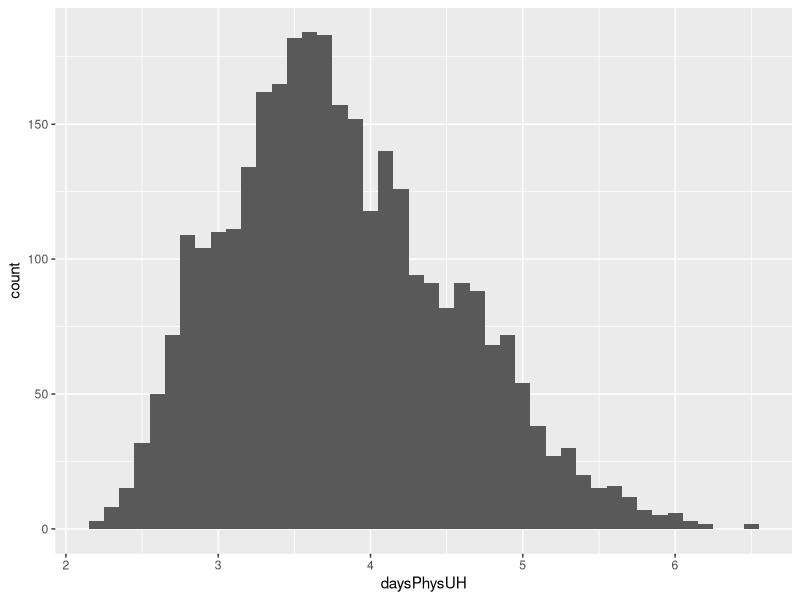
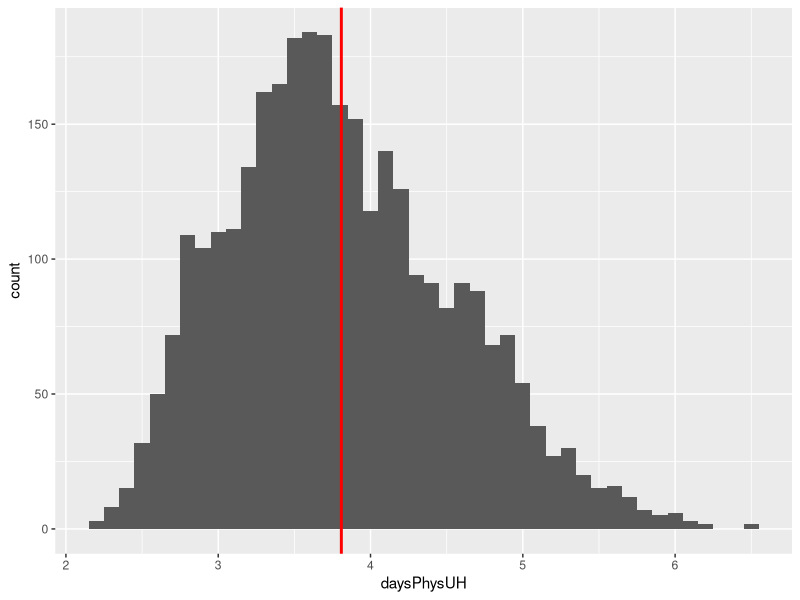
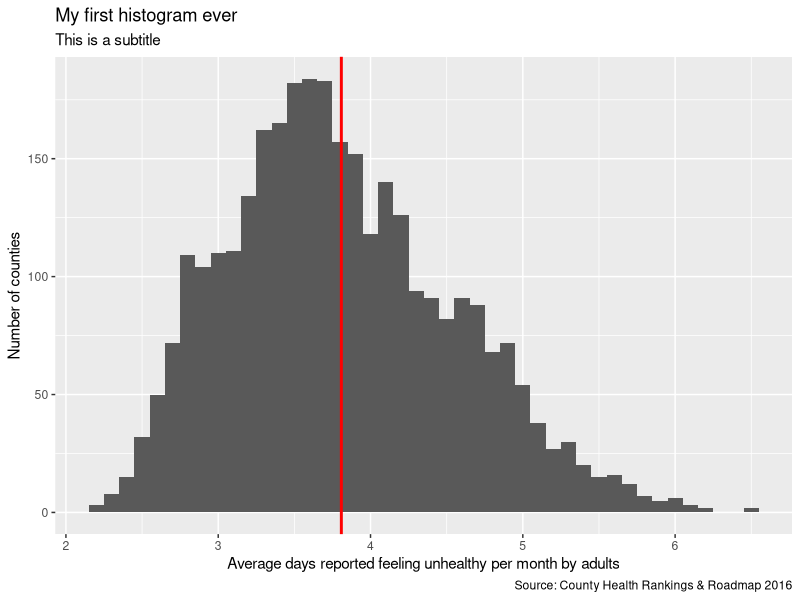
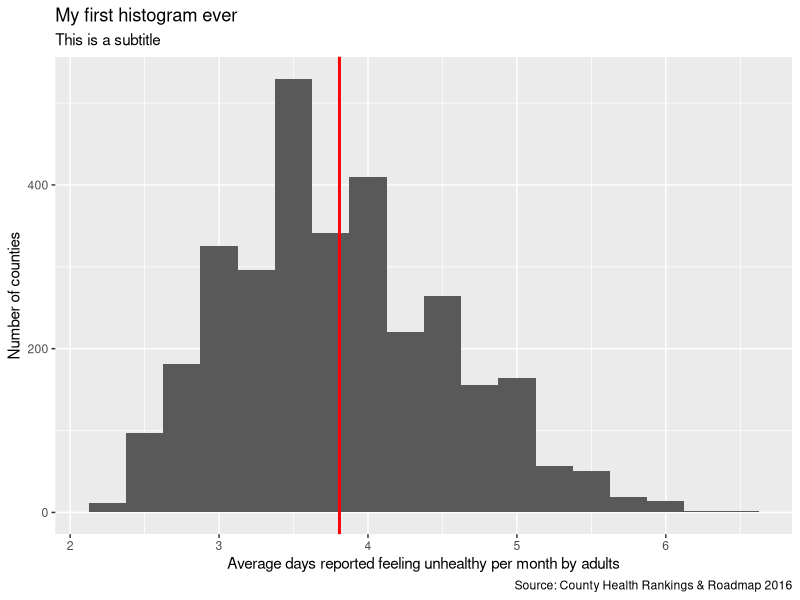
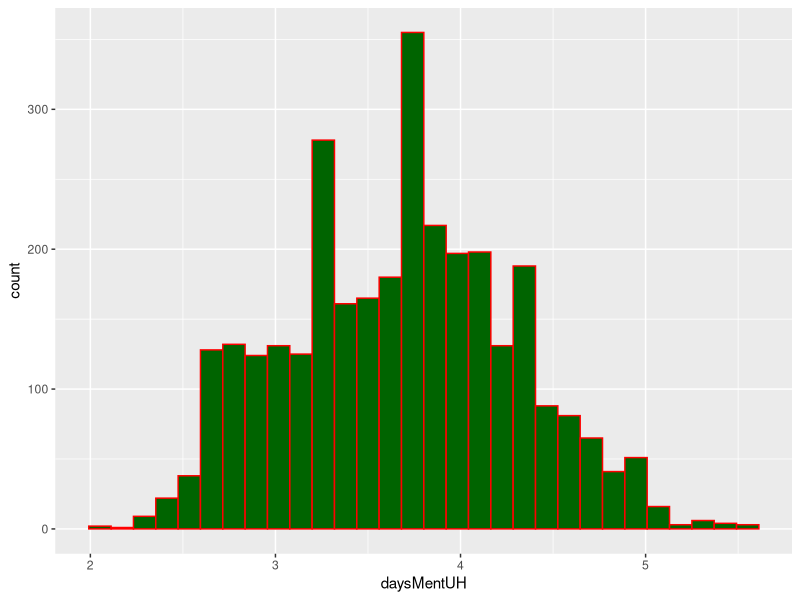
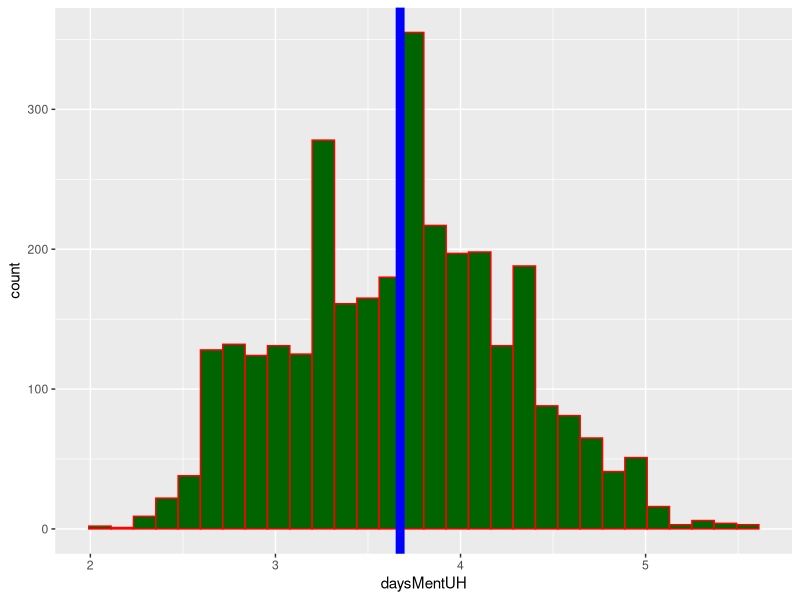
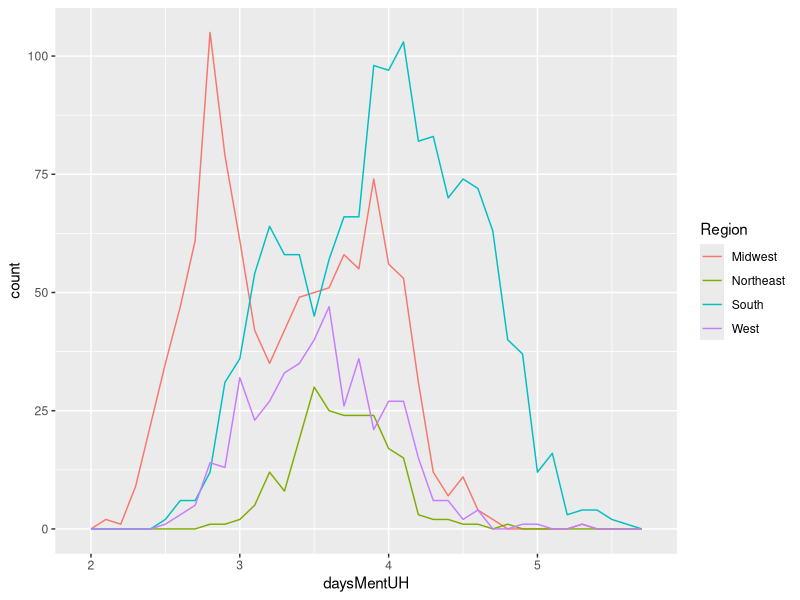
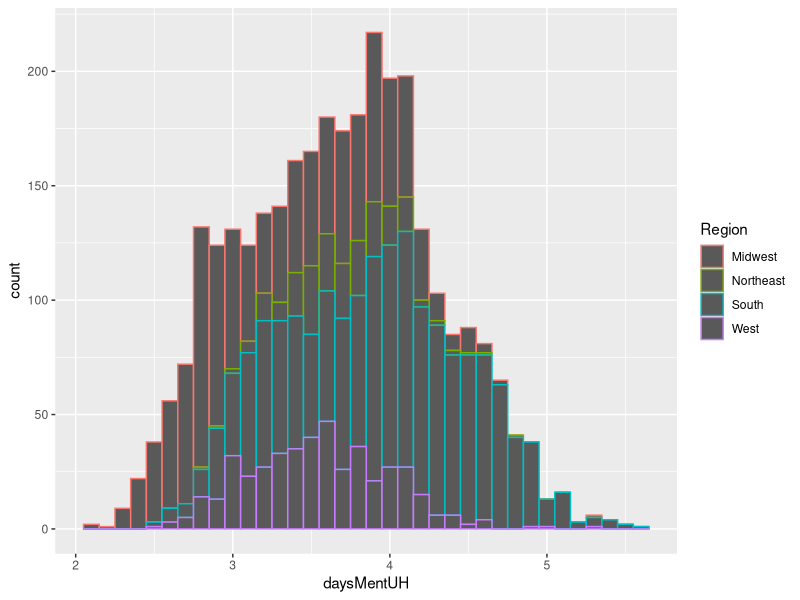

Reproduce these figures in R, in order. (Note: this script raises an error after producing the figures.)

'# PROLOG   ################################################################'

'# PROJECT: DAY 3 R-SKILLLAB SU18 DATA EXPLORATION IN R #'
'# PURPOSE: SUMMARIZING, DESCRIBING & VISUALIZING DATA #'
'#          ggplot2 #'
'# DIR:     /Users/candice_wang/Box/Courses/2019 Spring/RSkillLab/Session 3/#'
'# DATA:    https://raw.githubusercontent.com/tBryan13/Rlab_Sp2018/master/counties.csv #'
'#          https://raw.githubusercontent.com/tBryan13/Rlab_Sp2018/master/county_labels.csv #'
'# AUTHOR:  XIAOYAN WANG; TODD COMBS  #'
'# CREATED: OCT 16, 2017 #'
'# LATEST:  JAN 27, 2019 #'
'# NOTES:    #'

'# PROLOG   ###############################################################'


# WORKING DIRECTORY -------------------------------------------------------

setwd("C:/Users/artol/Documents/Sp19/R Skills Lab/Week3")


# LIBRARIES ---------------------------------------------------------------

#for first loading of a package, you must install via install.packages()
#then load packages
library(tidyverse) # for various packages
library(magrittr) # for extra %$% pipe

# READ IN DATA ------------------------------------------------------------

county <- read_csv("counties.csv")
countyLabs <- read_csv("county_labels.csv")


# DATA EXPLORATION: DESCRIPTION & VISUALIZATION ---------------------------
names(county) #will show you all the column names
view(county)

#look at number of counties
county %$%
  length(unique(countyFIPS))

#look at counties by state
county %>%
  group_by(state) %>%
  summarise(ncounties = n()) #n gets you # of observations in each state; "ncounties is a new variable we created

#county dataset remains unchanged. To save the result, assign it as a new object

stateCounty <- county %>%
  group_by(state) %>%
  summarise(ncounties = n())
View(stateCounty)


# HISTOGRAMS --------------------------------------------------------------

#look at histogram of average days adults feel unhealthy - physically
h <- ggplot(data = county, mapping = aes(x=daysPhysUH))
        #you do not need "data=" or "x="(see example below); r know that "county" is the data set and "daysPhysUh" is the x axis"

# save some arguments
h <- ggplot(county, aes(daysPhysUH))

#add a line where the mean is
h <- h + geom_histogram(binwidth=0.1)
h
      #geom_historgram tells you what type of graph you want to turn h into

h <- h + geom_vline(mapping=aes(xintercept = mean(daysPhysUH, na.rm=T)),
                    color="red", size=1)
h
        #geom_vline means drawing a verticle line through the data; the verticle line is the mean through the physical healthy datas and is red and size 1

#This will change the titles of the x/y axis etc.
h <- h + labs(x="Average days reported feeling unhealthy per month by adults",
              y= "Number of counties",
              title="My first histogram ever",
              subtitle="This is a subtitle",
              caption="Source: County Health Rankings & Roadmap 2016")
h

#OR we can use pipeline (since we already assigned everything from county to "h_1", we don't have to put it in the next line of code)
h_1 <- county %>%
  ggplot(aes(x=daysPhysUH)) +
  geom_histogram(binwidth=0.25) +
  geom_vline(mapping=aes(xintercept = mean(daysPhysUH, na.rm=T)),
             color="red", size=1)+
  labs(x="Average days reported feeling unhealthy per month by adults",
       y= "Number of counties",
       title="My first histogram ever",
       subtitle="This is a subtitle",
       caption="Source: County Health Rankings & Roadmap 2016")
h_1

#look at histogram of average days adults feel unhealthy - mentally
h1 <- ggplot(data = county, aes(x=daysMentUH))
h1 <- h1 + geom_histogram(color="red", fill="dark green")
h1

#add a line where the mean is
h1 <- h1 + geom_vline(aes(xintercept = mean(daysMentUH, na.rm=T)),
                    color="blue", size=3)
h1

# another type of graph to describe the continous variable if we have multiple groups

ggplot(data = county, aes(x=daysMentUH, colour = Region)) + #distribute mentally unhealthy days by regions
  geom_freqpoly(binwidth = 0.1)
      #here, we did NOT assign the graph to an object

#what if we use histogram" hard to recognize
ggplot(data = county, aes(x=daysMentUH, colour = Region)) +
  geom_histogram(binwidth = 0.1)

# SCATTERPLOTS ------------------------------------------------------------

#look at scatterplot of both
g <- county %>%
  ggplot(aes(x=daysPhysUH, y=daysMentUH, color=Region)) #you can switch "color" with "size" and "shape" as well; "alpha" assigns different transparencies
g

g <- g + 
  geom_jitter(width=0.2,height=0.2, alpha=0.4) + 
  geom_smooth(method="lm") + #using loess method (can change what "method" =, depending on what kind of line you want)
  facet_wrap(~Region)
g

#look at scatterplot of both with jittered points
g <- county %>%
  ggplot(aes(x=daysPhysUH, y=daysMentUH)) #nothin shows up here, because we did not specify the graph we wanted to make

g <- g + geom_jitter(width=0.2,height=0.2,alpha=0.4)
g

g <- g + geom_jitter(aes(color=Region))
g

#this allows us to mannually asign the colors for the various regions
g<-g + scale_color_manual(values=c("red", "blue", "purple", "grey"))
g

g <- county %>%
  ggplot(aes(x=daysPhysUH, y=daysMentUH))

g<- g + geom_jitter(aes(color=Region))
g<- g + scale_colour_brewer(palette = "Set3") #the color brewer gives you the color pallets that you can choose from (might need to install package)
g

g <- g + geom_jitter(aes(color=Region, shape=Region, size=3))
g

g <- g + scale_shape_manual(values=c("M","N","S","W")) #this will help you change the chapes manually 
g

g <- county %>%
  ggplot(aes(x=daysPhysUH, y=daysMentUH)) 

g <- g + geom_jitter(aes(color=Region, shape=Region, size=mhhi))
g

#look at scatterplots by region
g <- ggplot(data=county)

g <- g + geom_jitter(aes(x=daysPhysUH, y=daysMentUH, color=Region))

g <- g + facet_wrap(~Region)
g

#add a geom_smooth (abline + standard error area)
g <- g + geom_smooth(color="grey10", method="lm")
g
#error

#put aes in original call to ggplot and all subsequent geoms will 
#inherit from it
g <- ggplot(data=county)

g <- g + geom_jitter(aes(x=daysPhysUH, y=daysMentUH, color=Region))

g <- g + facet_wrap(~Region)
g

#add a geom_smooth (abline+standard error area)
g <- g + geom_smooth(color="grey10", method="lm")
g
#error

#put aes in original call to gglplot and all subsequent geoms will inherit from it
g <- ggplot(data=county, aes(x=daysPhysUH, y=daysMentUH, color=Region))
g

# BARPLOTS ----------------------------------------------------------------

#look at counties by region
b <- county %>%
  ggplot(aes(x=Region)) #assign data to "b"

b <- b + geom_bar() #this says, "I want my graph to be a bar chart
b

county %$% table(Region) #within this dataset, let's run the frequency for the region

#OR

table(county$Region) #dataset$variable (gives you same thing as above)

#reorder factor levels of region to go from largest to smallest
county <- county %>%
  mutate(Region = factor(Region)) %>% #this line recodes the data TYPE to be a factor variable, rather than character
  mutate(regOrd = factor(Region, levels=c("South", "Midwest", "West", "Northeast"))) #this one is creating a new variable with a different order

county %$% table(regOrd)

b <- county %>%
  ggplot(aes(x=regOrd))
b <- b + geom_bar()
b

###alternate factoring
regSorted <- county %$% sort(table(Region), decreasing=T)
regSorted
      #this allows us to run things from largest to smallest

county <- county %>%
  mutate(Region = factor(Region, levels=names(regSorted)))

b <- county %>%
  ggplot(aes(x=regOrd))

b <- b + geom_bar()
b

#Here is for the income variable
incSorted <- county %$% sort(table(incCat), decreasing=T)
incSorted

county <- county %>%
  mutate(incCat = factor(incCat, levels=names(incSorted)))
incSorted

b <- county %>%
  ggplot(aes(x=incCat))

b <- b + geom_bar()
b

#add one color to highlight midwest for any reason
b <- county %>%
  ggplot(aes(x=regOrd))

b <- b + geom_bar(fill = c("grey50", "blue", "grey50", "grey50"))
b

b <- b + geom_bar(fill = c("grey50", "blue"))
b

#search for "colors in R" on internet to find better colors

#difference between color and fill
b <- county %>%
  ggplot(aes(x=regOrd))

b <- b + geom_bar(color="red")
b

b <- b + geom_bar(fill = c("grey50", "cornflowerblue", "grey50", "grey50"), 
                  color = "red")
b

#color each bar (by region with aes)
b <- county %>%
  ggplot(aes(x=regOrd, fill=regOrd)) #"fill" means it will fill the different bars with different colors, depending on the region
b <- b + geom_bar()

b

#turn off legend as it is unnecessary here

b <- b + theme(legend.position = "none", #this will get rid of the legend
               text = element_text(color="red"), #will change color of x and y axis color
               axis.text = element_text(color="green", size=24)) #change color and size of text

b <- b + labs(title = "IS this red?")
b #will change the color of the actual title

#check out the items in theme
?theme

#set theme to minimal
theme_set(theme_minimal()) #gives a minimal background for the graph (light graph paper look)

b <- b + theme(legend.position = "top") #move the legend to the top (or whever you want)
b

#add text labels (totals) to bars

c2 <- county %>%
  group_by(regOrd) %>%
  summarise(tot = n()) %>% #total number of counties/observations in each region
  mutate(pc = round(tot/sum(tot)*100)) %>% #create a new variable that equals the percentage of counties in each region among the total regions
  mutate(lab = paste0(tot," ","(",pc,"%)")) #create another new variable; paset0 puts all the characters and numbers that you think are necessary together; here, we are pasting total, empty space, and then the percentage of the numbers in each region, then the % sign, and paranthesis to surround
view(c2)

b <- b + geom_text(data=c2, aes(x=regOrd, y=tot, label=lab)) #now, we put the above dataset into a graph; we are adding the lables to each bar
b #add any text that you want using gemo_text (such as p value, etc.)

b <- b + geom_text(data=c2, aes(x=regOrd, y=tot, label=lab), 
                   nudge_y = 50) #nudge_y moves the labels, just a little bit
b
    #To start from scratch, run this code from line 273-277, and then re-run code line 309-311

b <- county %>%
  ggplot(aes(x=regOrd, fill=regOrd))
b <- b + geom_bar()
b <- b + geom_text(data=c2, aes(x=regOrd, y=tot, label=lab), 
                   nudge_y = 50) + 
  theme(legend.position = "none") #"non" gets rid of the legend; can also move to top or bottom, etc. 
b

#remove variable name from x axis & add plot title
b <- b + labs(x="", title="Counties in US by region", y="") #put nothing between the quotes if you want to get rid of the titles
b <-  b + theme(panel.grid = element_blank(),
          axis.text.y = element_blank())
b

#center the title (this puts the title in the center of the graph)
b <- b + theme(plot.title=element_text(hjust=0.5))
b
    #0 means left aligned, 1 means right aligned, and 0.5 means in the middle!

#look at counties by income category by region
h <- county %>%
  ggplot(aes(x=Region, fill=incCat)) 

h <- h + geom_bar()
h

#drop counties with no data for income
c2 <- county %>%
  filter(!is.na(incCat)) #get rid of the data that is N/A; "pick up all values that are NOT na"; 7 cases got dropped from this variables

h <- c2 %>%
  ggplot(aes(x=Region, fill=incCat)) 


h <- h + geom_bar() + theme_bw() #for this we did not specify, but the default is position="fill"; if that's what you want, you can leave paranthesis blank. Otherwise, you have to specify
h

#put bars beside each other rather than stacked (which is the default)
h <- c2 %>%
  ggplot(aes(x=Region, fill=incCat)) 
h <- h + geom_bar(position = "dodge")
h

#Get rid of the x-axis label and legend title (x-axis title will disappear)
h <- h + labs(fill="", x="") 

h

c2 <- c2 %>%
  mutate(incCat = factor(incCat)) 
c2 %$% levels(incCat)

c2 <- c2 %>%
  mutate(incCat = factor(incCat, levels=c("Low income","Low-middle income","Middle-high income","High income"))) 

h <- c2 %>%
  ggplot(aes(x=regOrd, fill=incCat)) 
h <- h + geom_bar(position = "dodge")
h <- h + labs(fill="", x="") + theme(legend.position = 'top') 
h

# BOXPLOTS ----------------------------------------------------------------

#look at boxplots of income by region

h <- c2 %>%
  ggplot(aes(x=regOrd, y=mhhi))

h <- h + geom_boxplot()

h

# flip it 90°
h <- h + coord_flip() #this will basically flip the x and y axis
h

# add points
#h <- h + geom_jitter()
h <- h + geom_jitter(width = 0.2, alpha=0.3)
h
    #this will put ALL the points on the graphs

# STATISTICAL SUMMARY PLOTS -----------------------------------------------

g <- county %>%
  ggplot(aes(x=Region, y=mhhi))

g <- g + stat_summary(fun.ymin=min, fun.y=median, fun.ymax = max)

g
      #use stat_summary function to get data that you want (ex: min, med, and max)



# STANDARD ERROR BAR PLOTS ---------------------------------------------------------

mod1 <- lm(obesity~smokeRate + freeLunch + white, data=county) #"lm" is linear modeling; obesity is dep. variable; ind. var are all the others!
summary(mod1) #this will show you a summary of all the data you want
str(summary(mod1)) 
# get coefficients
mycoefs <- summary(mod1)$coefficients[-1,1:2] #we are extracting the coefficients from the model summary; we only want 2nd row to 4th row, so get rid of 1st row (row, column); delete first row, give me column 1 and 2
mycoefs <- tibble(var= c("Smoking rate(%)","Free lunch (%)", "White pop. (%)"),
                  est=mycoefs[,1], se=mycoefs[,2]) #this will create a dataset
view(mycoefs)

# calculate CIs; #we are generating two new variables (upper and lower bound)

mycoefs <- mycoefs %>%
  mutate(lb=est-se*1.96,ub=est+se*1.96)
  
g <- mycoefs %>%
  ggplot(aes(x=est, xmin=lb, xmax=ub, y=var))

g <- g + geom_errorbarh() + geom_point()

g

# clean it up a bit
g <- mycoefs %>%
  ggplot(aes(x=est, xmin=lb, xmax=ub, y=reorder(var,-est)))

g <- g + geom_errorbarh(height=0.2) + geom_point()

g <- g + geom_vline(aes(xintercept=0), color="red", linetype=2)
g <- g + labs(x="Estimates with 95% confidence intervals", y="", 
              title = "Dependent variable: Obesity rates (%)")
g

